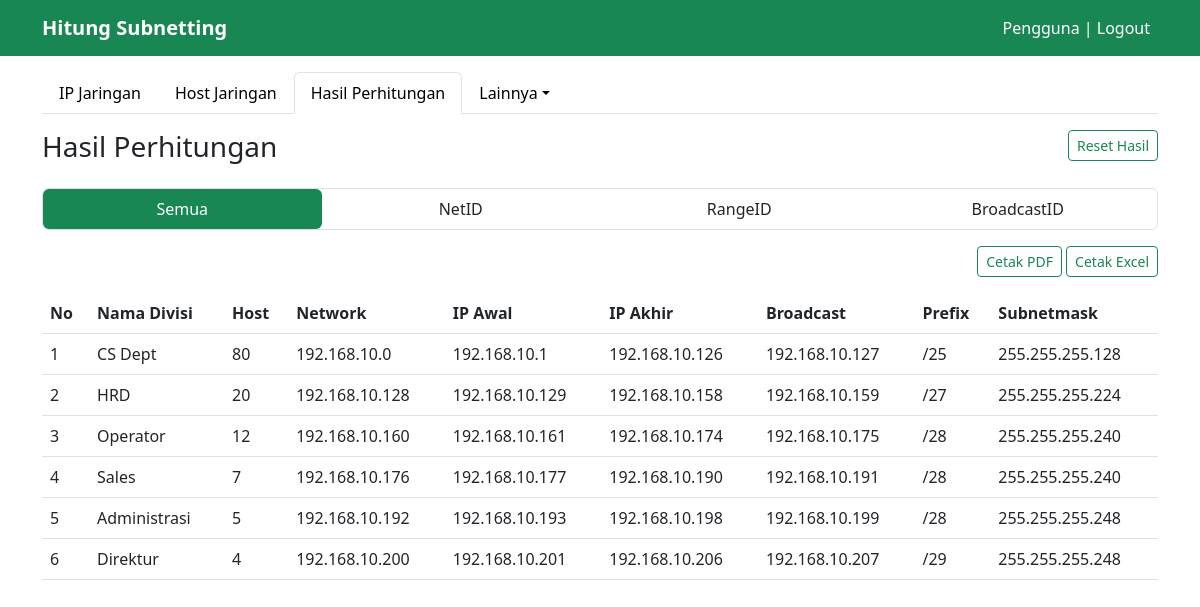
Screenshot of /index.php?hal=hasil (signed in) with the database file from the repository.
### tables this page shows
CREATE TABLE `tb_hasil` (
  `id` int(20) NOT NULL,
  `id_host` int(20) NOT NULL,
  `network` varchar(30) NOT NULL,
  `ip_awal` varchar(30) NOT NULL,
  `ip_akhir` varchar(30) NOT NULL,
  `broadcast` varchar(30) NOT NULL,
  `prefix` int(20) NOT NULL,
  `subnetmask` varchar(30) NOT NULL
);

CREATE TABLE `tb_host` (
  `id` int(20) NOT NULL,
  `nama_divisi` varchar(50) NOT NULL,
  `jumlah_host` varchar(30) NOT NULL
);

### hasil/semua.php (the view)
<div class="cetak-hasil mb-3 d-sm-flex justify-content-sm-end">
	<div class="opsi">
		<a href="proses/cetak_hasil_pdf.php?proses=hasil_semua" class="btn btn-outline-success btn-sm cetak-pdf">Cetak PDF</a>
		<a href="proses/cetak_hasil_excel.php?proses=hasil_semua" class="btn btn-outline-success btn-sm cetak-excel">Cetak Excel</a>
	</div>
</div>
<div class="table-responsive">
	<table class="table">
	  <thead>
	    <tr>
	      <th scope="col" nowrap="nowrap">No</th>
	      <th scope="col" nowrap="nowrap">Nama Divisi</th>
	      <th scope="col" nowrap="nowrap">Host</th>
	      <th scope="col" nowrap="nowrap">Network</th>
	      <th scope="col" nowrap="nowrap">IP Awal</th>
	      <th scope="col" nowrap="nowrap">IP Akhir</th>
	      <th scope="col" nowrap="nowrap">Broadcast</th>
	      <th scope="col" nowrap="nowrap">Prefix</th>
	      <th scope="col" nowrap="nowrap">Subnetmask</th>
	    </tr>
	  </thead>
	  <tbody>
	  	<?php
	  		$no = 0;
	  		while ($data = mysqli_fetch_assoc($returnHasil)) :
	  		$no++;
	  	?>
		    <tr>
		      <td><?= $no; ?></td>
		      <td><?= $data['nama_divisi']; ?></td>
		      <td><?= $data['jumlah_host']; ?></td>
		      <td><?= $data['network']; ?></td>
		      <td><?= $data['ip_awal']; ?></td>
		      <td><?= $data['ip_akhir']; ?></td>
		      <td><?= $data['broadcast']; ?></td>
		      <td><?= '/'. $data['prefix']; ?></td>
		      <td><?= $data['subnetmask']; ?></td>
		    </tr>
		  <?php
		  	endwhile;
		  ?>
	  </tbody>
	</table>
</div>

### rows the page displays
tb_hasil: id_host.nama_divisi "CS Dept", id_host.jumlah_host "80", network "192.168.10.0", ip_awal "192.168.10.1", ip_akhir "192.168.10.126", broadcast "192.168.10.127", prefix "25", subnetmask "255.255.255.128"
tb_hasil: id_host.nama_divisi "HRD", id_host.jumlah_host "20", network "192.168.10.128", ip_awal "192.168.10.129", ip_akhir "192.168.10.158", broadcast "192.168.10.159", prefix "27", subnetmask "255.255.255.224"
tb_hasil: id_host.nama_divisi "Operator", id_host.jumlah_host "12", network "192.168.10.160", ip_awal "192.168.10.161", ip_akhir "192.168.10.174", broadcast "192.168.10.175", prefix "28", subnetmask "255.255.255.240"
tb_hasil: id_host.nama_divisi "Sales", id_host.jumlah_host "7", network "192.168.10.176", ip_awal "192.168.10.177", ip_akhir "192.168.10.190", broadcast "192.168.10.191", prefix "28", subnetmask "255.255.255.240"
tb_hasil: id_host.nama_divisi "Administrasi", id_host.jumlah_host "5", network "192.168.10.192", ip_awal "192.168.10.193", ip_akhir "192.168.10.198", broadcast "192.168.10.199", prefix "28", subnetmask "255.255.255.248"
tb_hasil: id_host.nama_divisi "Direktur", id_host.jumlah_host "4", network "192.168.10.200", ip_awal "192.168.10.201", ip_akhir "192.168.10.206", broadcast "192.168.10.207", prefix "29", subnetmask "255.255.255.248"

### other values shown
$_SESSION['nama_user'] "Pengguna"
